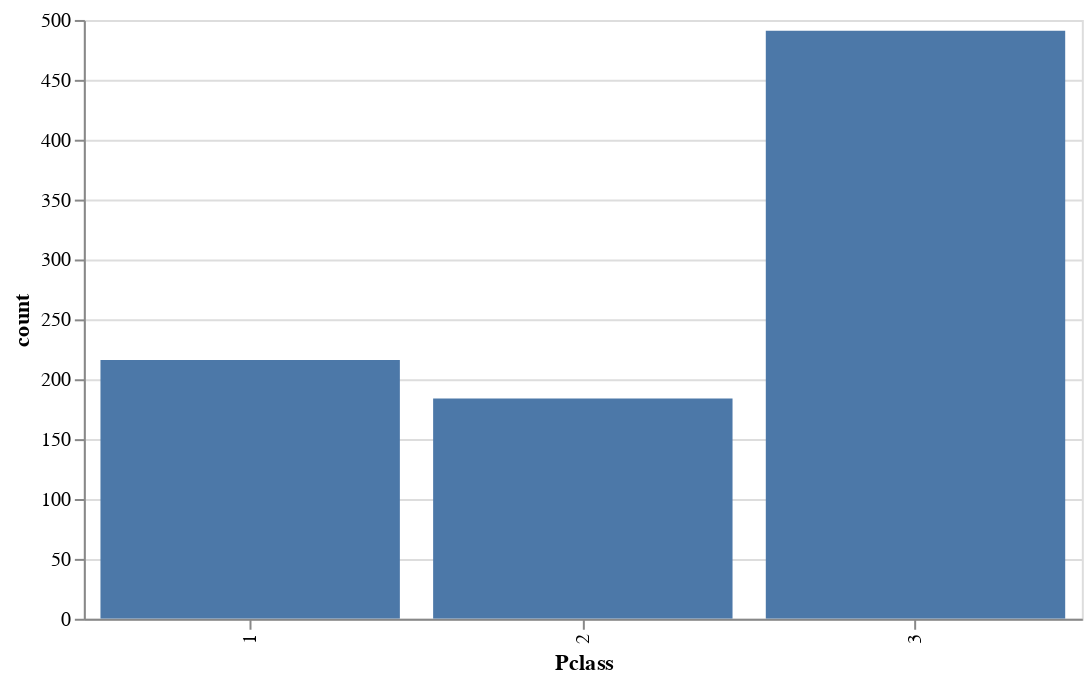

Source (notebook cell):
### Code cell
(
    passenger_class_counts_df
    .with_columns(
        pl.col("Pclass").cast(pl.String)
    )
    .plot
    .bar(
        x="Pclass",
        y="count"
    )
    .properties(
        width=500
    )
)

### Figure 1 — Vega-Lite specification as saved in the notebook (floating-point values rounded to 4 significant figures)
{"config": {"view": {"continuousWidth": 300, "continuousHeight": 300}}, "data": {"name": "data-531d6b3fc7dce488c1d8776ad238d626"}, "mark": {"type": "bar", "tooltip": true}, "encoding": {"x": {"field": "Pclass", "type": "nominal"}, "y": {"field": "count", "type": "quantitative"}}, "params": [{"name": "param_5", "select": {"type": "interval", "encodings": ["x", "y"]}, "bind": "scales"}], "width": 500, "$schema": "https://vega.github.io/schema/vega-lite/v5.20.1.json", "datasets": {"data-531d6b3fc7dce488c1d8776ad238d626": [{"Pclass": "1", "count": 216}, {"Pclass": "2", "count": 184}, {"Pclass": "3", "count": 491}]}}
